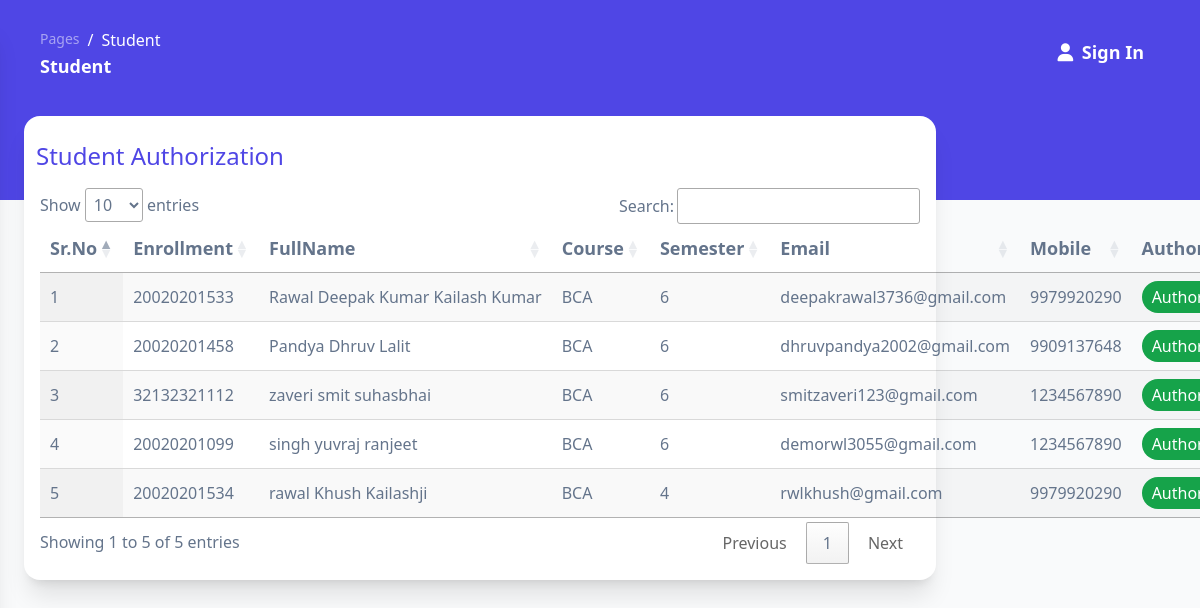
The page /Admin_side/public/student.php on the database as committed earlier.
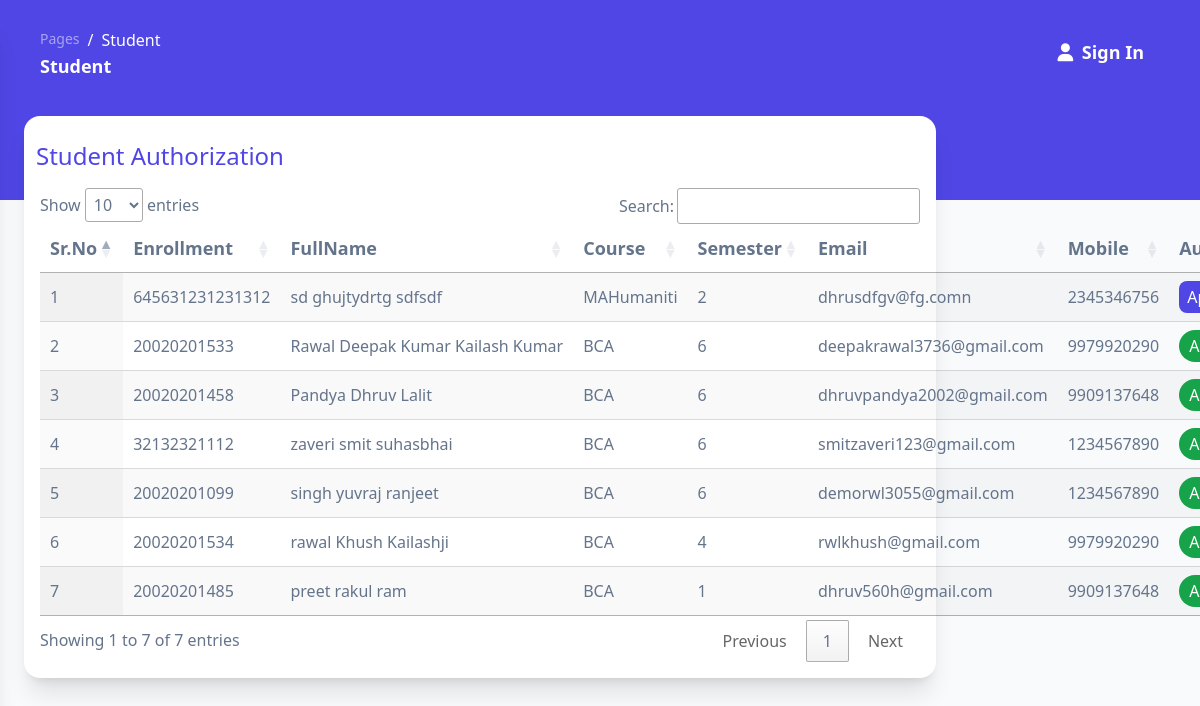
The same page on the database as committed later.
### tables this page shows
CREATE TABLE IF NOT EXISTS `student` (
  `id` int NOT NULL AUTO_INCREMENT,
  `first_name` varchar(500) NOT NULL,
  `middle_name` varchar(500) NOT NULL,
  `last_name` varchar(500) NOT NULL,
  `father_name` varchar(500) NOT NULL,
  `course` varchar(500) NOT NULL,
  `semester` varchar(500) NOT NULL,
  `enrollment_no` varchar(500) NOT NULL,
  `email` varchar(500) NOT NULL,
  `mobile` varchar(500) NOT NULL,
  `password` varchar(500) NOT NULL,
  `Authority` tinyint(1) NOT NULL DEFAULT '0',
  PRIMARY KEY (`id`)
);

### Admin_side/private/student_server.php (called while the page is built, shortened)
<?php
class Students
{
    function get_student_details()
    {
        $con = connect();
        $query = "SELECT * FROM `student` ORDER BY `Authority` ASC";
        $result = mysqli_query($con, $query);
        return $result;
    }
}
?>

### Admin_side/public/student.php (the view, shortened to what the changed rows need)
<?php
include('private/student_server.php');
$student = new Students;
?>
<!DOCTYPE html>
<html>
<head>
  <link href="private/assets/css/nucleo-icons.css" rel="stylesheet" />
  <link href="private/assets/css/nucleo-svg.css" rel="stylesheet" />
  <link rel="stylesheet" href="private/assets/css/tooltips.css">
  <link rel="stylesheet" href="input.css">
  <script src="https://cdn.tailwindcss.com"></script>
  <link rel="stylesheet" href="https://cdn.datatables.net/1.13.1/css/jquery.dataTables.min.css">
  <link rel="stylesheet" href="https://cdn.datatables.net/buttons/2.3.6/css/buttons.dataTables.min.css">
</head>
<body class="m-0 font-sans text-base antialiased font-normal bg-gray-50 text-slate-500 overflow-hidden">
  <main
    class="relative h-full max-h-screen transition-all duration-200 ease-in-out xl:ml-68 rounded-xl overflow-x-hidden scroll-smooth overflow-y-visible">
    <div class="w-4/5 px-6 py-8 xl:ml-80">
      <div class="min-w-full bg-white shadow-xl rounded-2xl mt-0 py-4">
        <div class="flex flex-col justify-start">
          <h1 class="text-2xl font-medium text-indigo-600 py-2 pl-3">Student Authorization</h1>
        </div>
        <div class="px-4 min-w-full text-left text-md mt-2">
          <table id="myTable" class="display" style="width:100%">
            <thead class="border-b font-medium text-lg">
              <tr>
                <th scope="col" class="px-6 py-3">Sr.No</th>
                <th scope="col" class="px-6 py-3">Enrollment</th>
                <th scope="col" class="px-0 py-3">FullName</th>
                <th scope="col" class="py-3">Course</th>
                <th scope="col" class="px-6 py-3">Semester</th>
                <th scope="col" class="py-3">Email</th>
                <th scope="col" class="py-3">Mobile</th>
                <th scope="col" class="py-3">Authority</th>
              </tr>
            </thead>
            <tbody class="text-left">
              <?php
              $get_deatils = $student->get_student_details();
              $count = 1;
              while ($row = mysqli_fetch_assoc($get_deatils)) {
                ?>
                <tr class="border-b transition duration-300 ease-in-out hover:bg-neutral-100">
                  <td class="whitespace-nowrap px-6 py-4 font-medium">
                    <?php echo $count; ?>
                  </td>
                  <td class="whitespace-nowrap px-6 py-4">
                    <?php echo $row['enrollment_no']; ?>
                  </td>
                  <td class="whitespace-nowrap px-0 py-4">
                    <?php echo $row['last_name'] . ' ' . $row['first_name'] . ' ' . $row['middle_name']; ?>
                  </td>
                  <td class="whitespace-nowrap py-4">
                    <?php echo $row['course']; ?>
                  </td>
                  <td class="whitespace-nowrap py-4">
                    <?php echo $row['semester']; ?>
                  </td>
                  <td class="whitespace-nowrap py-4">
                    <?php echo $row['email']; ?>
                  </td>
                  <td class="whitespace-nowrap py-4">
                    <?php echo $row['mobile']; ?>
                  </td>
                  <td class="whitespace-nowrap py-4">
                    <?php if ($row['Authority'] == 0) { ?>
                      <button onclick="authority(<?php echo $row['id']; ?>)"
                        class="bg-indigo-600 text-white font-medium py-1 px-2 rounded-lg hover:bg-indigo-500">Approve</button>
                    <?php } else { ?>
                      <p class="bg-green-600 text-white text-center py-1 rounded-full">Authorized</p>
                    <?php } ?>
                  </td>
                </tr>
                <?php
                $count++;
              }
              ?>
            </tbody>
          </table>
        </div>
      </div>
  </main>
</body>
</html>

Rows that differ between the two databases and show on the page:
added student: enrollment_no "645631231231312", last_name "sd", first_name "ghujtydrtg", middle_name "sdfsdf", course "MAHumaniti", semester "2", email "dhrusdfgv@fg.comn", mobile "2345346756"
added student: enrollment_no "20020201485", last_name "preet", first_name "rakul", middle_name "ram", course "BCA", semester "1", email "dhruv560h@gmail.com", mobile "9909137648", Authority "Authorized"
Other text that changed with them:
text written by a page script: "Show entries Search: Showing 1 to 5 of 5 entries Previous 1 Next" → "Show entries Search: Showing 1 to 7 of 7 entries Previous 1 Next"
